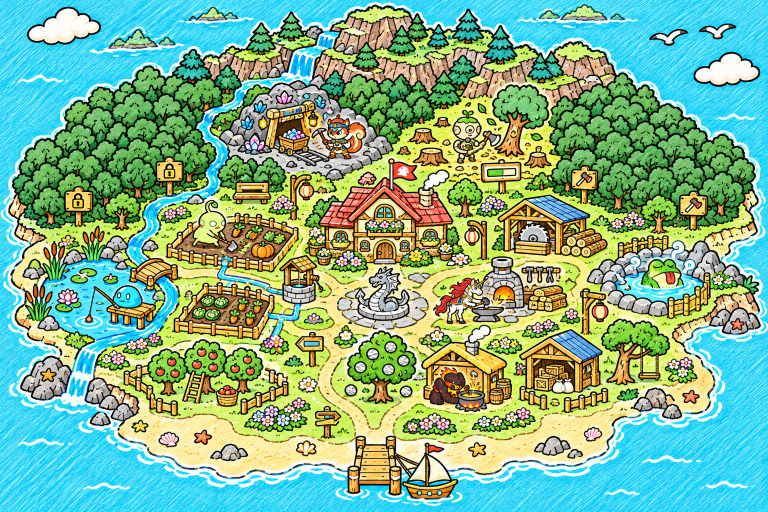
#> input picture ArtGen/Home/concept/concept_A_toan_dao_nha.png, 1536 x 1024 px, given in place of huong_A_chuong_vang.png, which was not available (shown at 1/2 size)
$ python cat_thu.py
#> lines starting #> are read from the running program, lines starting #| are printed output that depends on the picture; after the words box and inside, x2 and y2 are one past the last pixel; in counts of white or black regions, pixels touching at a corner belong together
# Cắt hình chính (nửa trái tờ concept) của ba hướng ra PNG nền trong suốt cho trang thử chuyển động (xem.html).
# Nền giấy kem loang từ mép vào (flood fill), không đụng mảng kem bên trong máy. Chạy: py -3 -I cat_thu.py
import os, sys
from collections import deque
from PIL import Image
import numpy as np

HERE = os.path.dirname(os.path.abspath(__file__))
SRC = {"A": "huong_A_chuong_vang.png", "B": "huong_B_hau_an.png", "C": "huong_C_hu_bi.png"}
X1 = 900  # hình chính nằm trong 0..X1

def cut(k, name):
#> called with k = 'A', name = 'huong_A_chuong_vang.png'
    im = Image.open(os.path.join(HERE, "concept", name)).convert("RGB").crop((0, 0, X1, 1024))
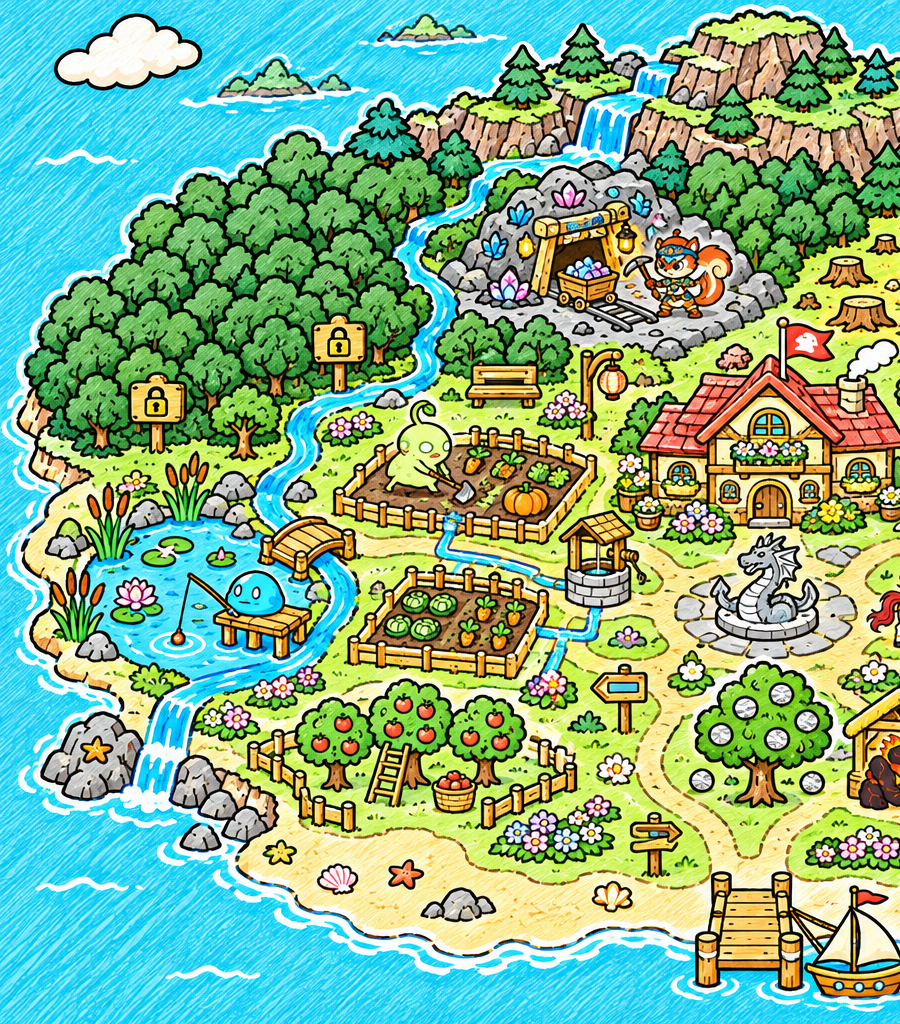
#> im: PIL image 900x1024 RGB; mean R, G, B 130.8, 176.5, 139.6
    a = np.asarray(im).astype(np.int32)
    h, w, _ = a.shape
#> h = 1024; w = 900
    bg = np.median(a[:12, :12].reshape(-1, 3), axis=0)
#> bg = [70.5, 220, 250]
    d = np.abs(a - bg).sum(axis=2)
    paper = d < 60
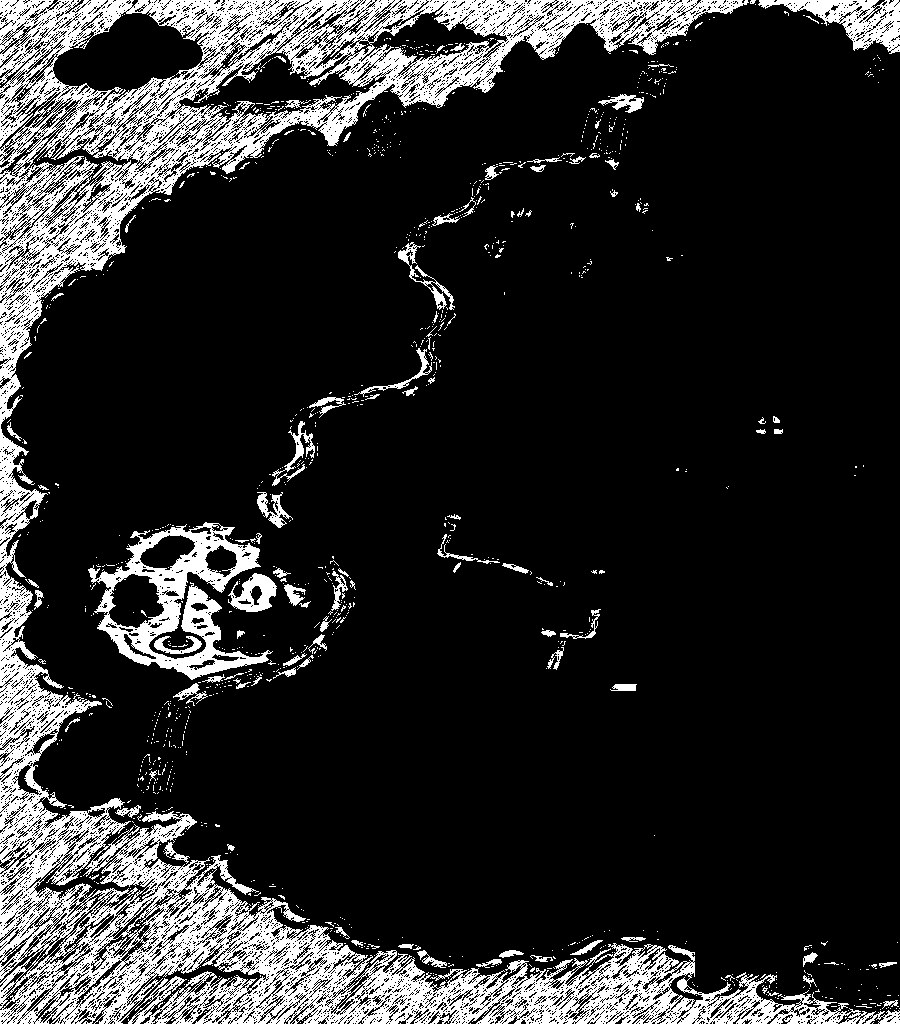
#> paper: shape (1024, 900) bool; 16.2% white; 1275 white regions (1179 under 20 px), largest, box (x1, y1, x2, y2) and area: (0, 0, 900, 1024) 123835, (88, 522, 273, 680) 9617, (758, 0, 900, 54) 3057
    seen = np.zeros((h, w), bool)
    q = deque()
    for x in range(w):
        for y in (0, h - 1):
            if paper[y, x] and not seen[y, x]: seen[y, x] = True; q.append((y, x))
#> seen: shape (1024, 900) bool; 0.16% white in thin lines or dots
    for y in range(h):
        for x in (0, w - 1):
            if paper[y, x] and not seen[y, x]: seen[y, x] = True; q.append((y, x))
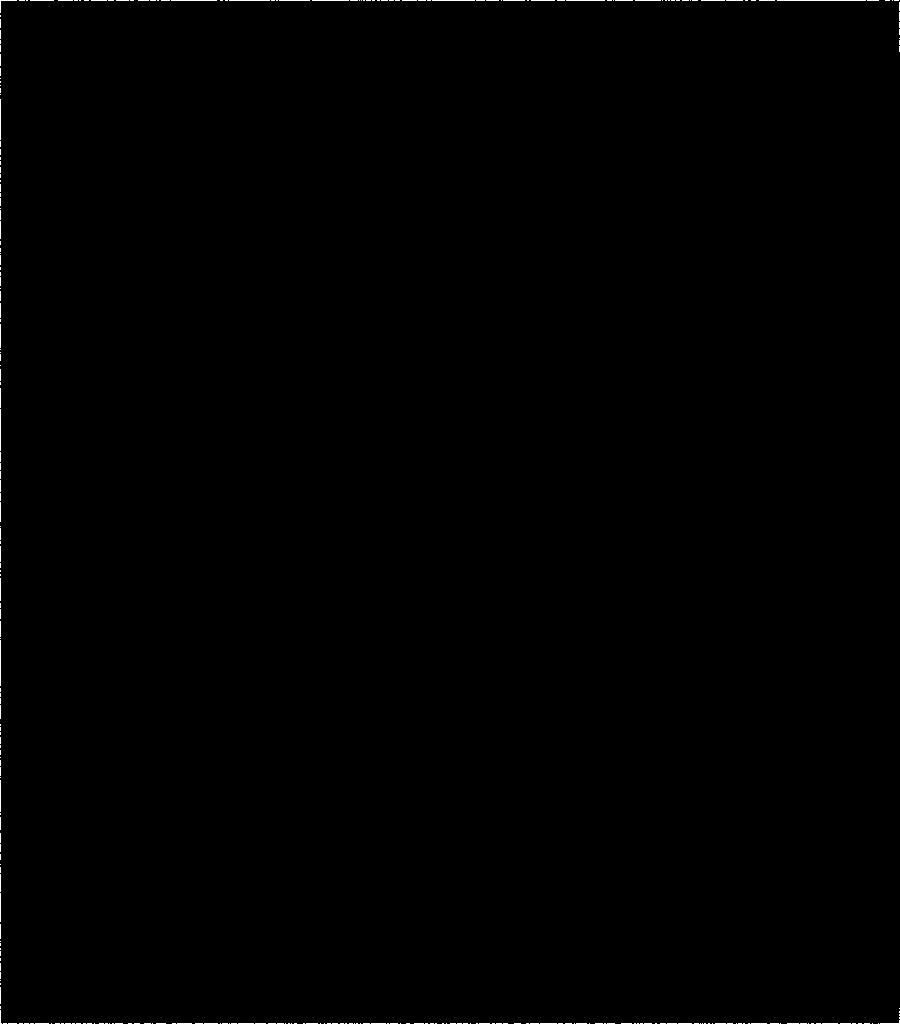
#> seen: shape (1024, 900) bool; 0.26% white in thin lines or dots
    while q:
        y, x = q.popleft()
        for dy, dx in ((1, 0), (-1, 0), (0, 1), (0, -1)):
            yy, xx = y + dy, x + dx
            if 0 <= yy < h and 0 <= xx < w and paper[yy, xx] and not seen[yy, xx]:
                seen[yy, xx] = True; q.append((yy, xx))
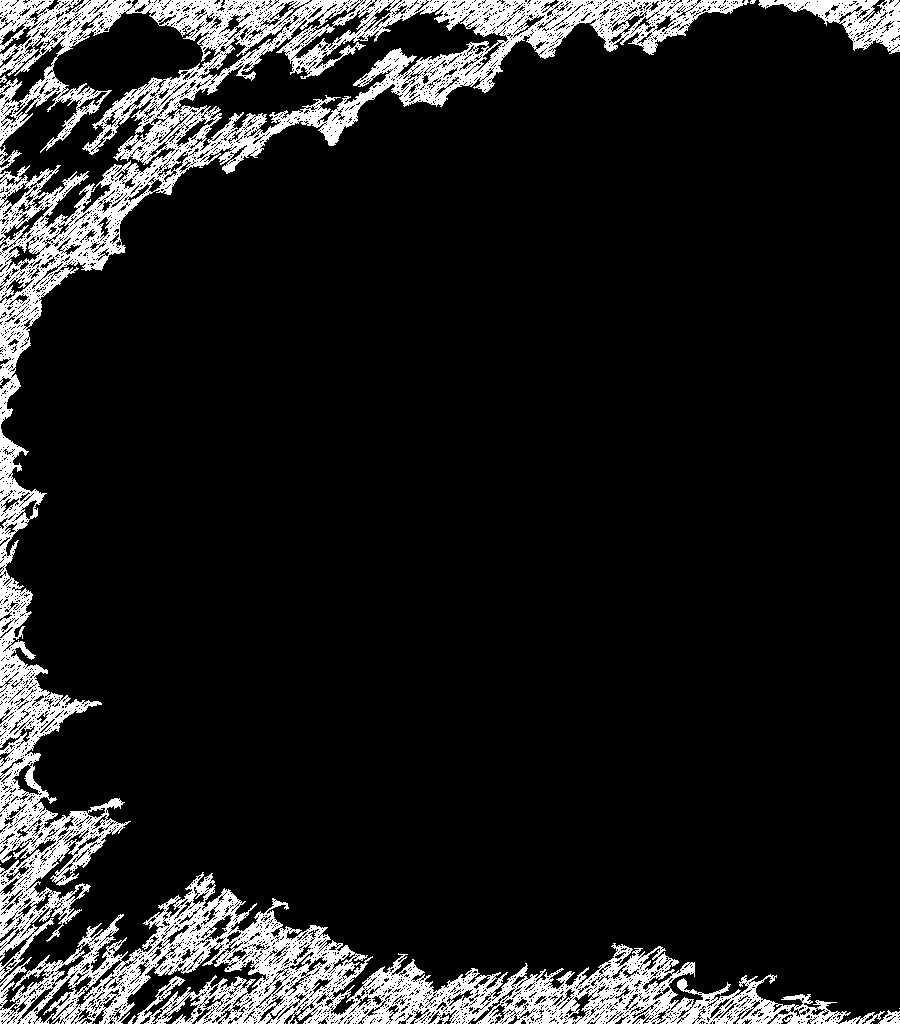
#> seen: shape (1024, 900) bool; 11.7% white; 27 white regions (19 under 20 px), largest, box (x1, y1, x2, y2) and area: (0, 0, 749, 981) 66973, (0, 872, 851, 1024) 36836, (758, 0, 900, 54) 3030
    alpha = np.where(seen, 0, 255).astype(np.uint8)
    out = np.dstack([a.astype(np.uint8), alpha])
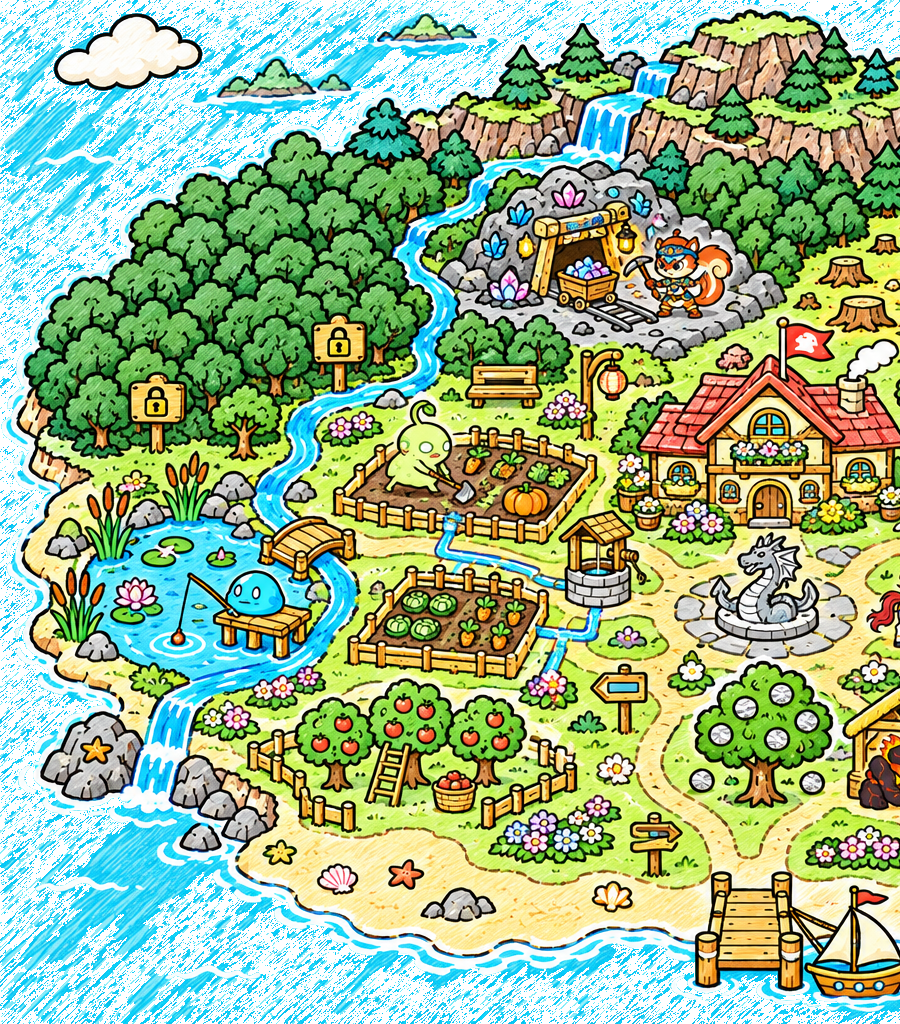
#> out: shape (1024, 900, 4); mean R, G, B, A 130.8, 176.5, 139.6, 225.3; transparent parts drawn white
    ys, xs = np.where(alpha > 0)
    box = (int(xs.min()), int(ys.min()), int(xs.max()) + 1, int(ys.max()) + 1)
#> box = (0, 0, 900, 1024)
    res = Image.fromarray(out, "RGBA").crop(box)
    os.makedirs(os.path.join(HERE, "thu"), exist_ok=True)
    res.save(os.path.join(HERE, "thu", "may_%s.png" % k))
    print(k, "box", box, "size", res.size)
#| A box (0, 0, 900, 1024) size (900, 1024)

for k, n in SRC.items():
    cut(k, n)
#> pass 2 of the loop `for k, n in SRC.items():`:
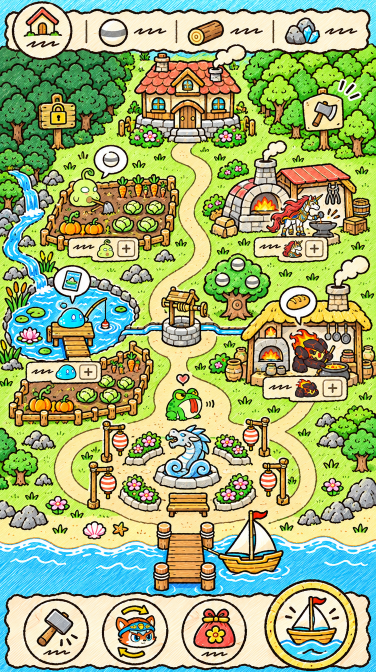
#> input picture ArtGen/Home/concept/concept_B_mot_man_nha.png, 752 x 1344 px, given in place of huong_B_hau_an.png, which was not available (shown at 1/2 size)
#> in cut (call 2), `im = Image.open(os.path.join(HERE, "concept", name)).convert("RGB").cr..`:
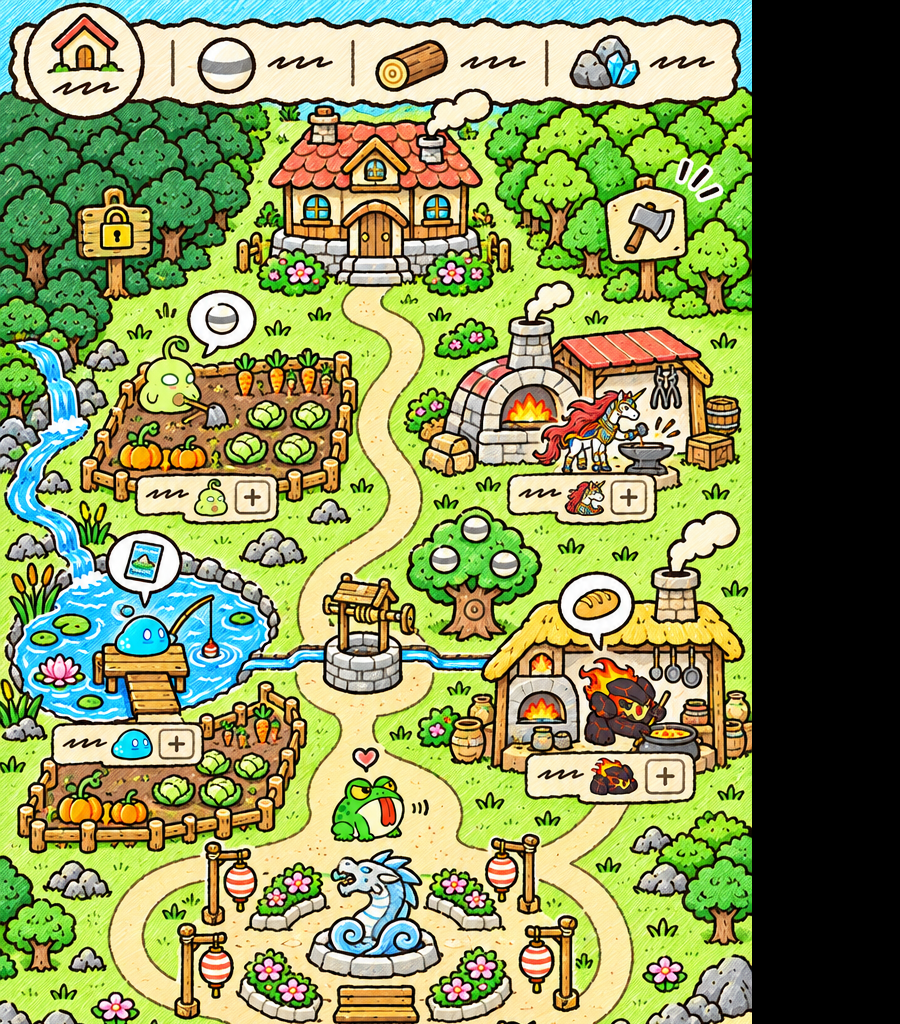
#> im: PIL image 900x1024 RGB; mean R, G, B 133.1, 145.1, 89.2
#> bg = [119.5, 237.5, 253]
#> paper: shape (1024, 900) bool; 1.8% white in thin lines or dots, all inside (x1, y1, x2, y2) = (0, 0, 752, 954)
#> after the loop in cut (call 2), `while q:`:
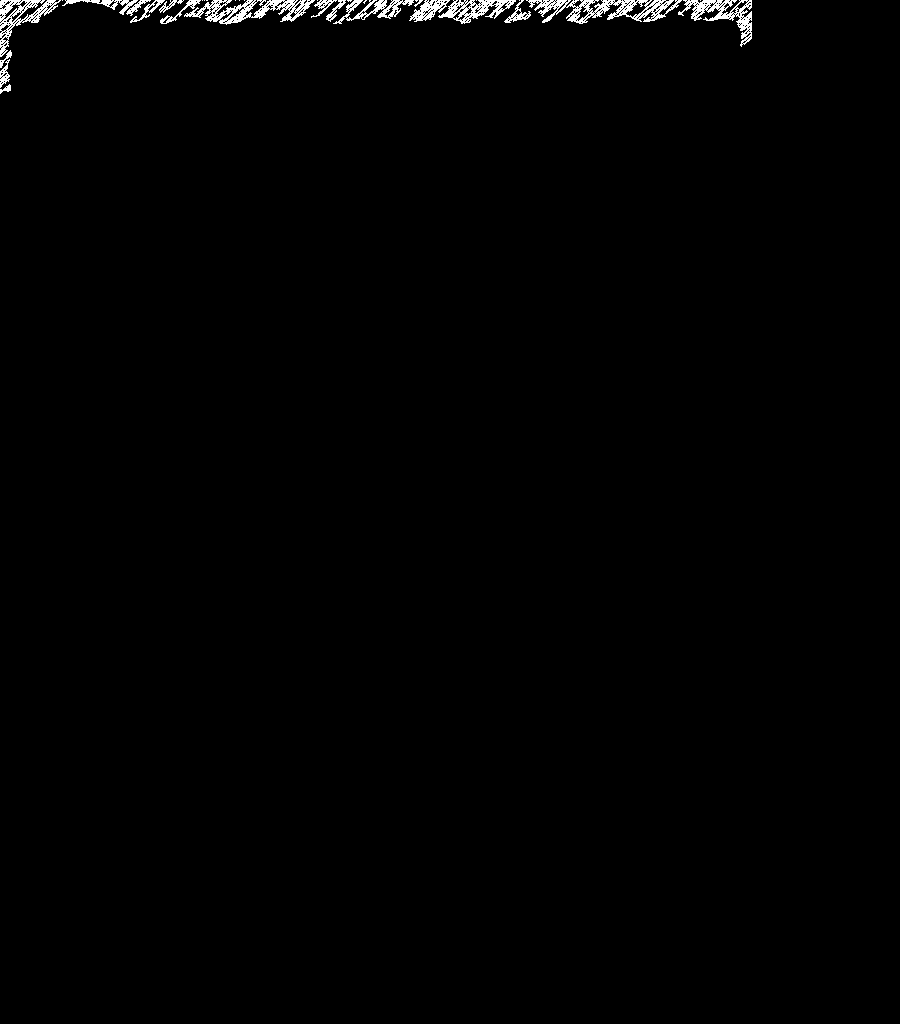
#> seen: shape (1024, 900) bool; 0.9% white in thin lines or dots, all inside (x1, y1, x2, y2) = (0, 0, 752, 94)
#| B box (0, 0, 900, 1024) size (900, 1024)
